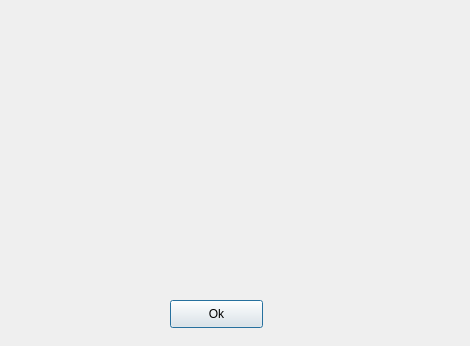
<?xml version="1.0" encoding="UTF-8"?>
<ui version="4.0">
 <class>Dialog</class>
 <widget class="QDialog" name="Dialog">
  <property name="geometry">
   <rect>
    <x>0</x>
    <y>0</y>
    <width>470</width>
    <height>346</height>
   </rect>
  </property>
  <property name="windowTitle">
   <string>Dialog</string>
  </property>
  <widget class="QPushButton" name="pushButton">
   <property name="geometry">
    <rect>
     <x>170</x>
     <y>300</y>
     <width>93</width>
     <height>28</height>
    </rect>
   </property>
   <property name="text">
    <string>Ok</string>
   </property>
  </widget>
 </widget>
 <resources/>
 <connections/>
</ui>
